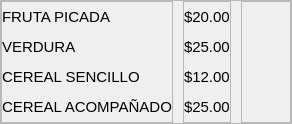
                       <widget class="QFrame" name="frame_42">
                        <property name="frameShape">
                         <enum>QFrame::StyledPanel</enum>
                        </property>
                        <property name="frameShadow">
                         <enum>QFrame::Raised</enum>
                        </property>
                        <layout class="QHBoxLayout" name="horizontalLayout_17">
                         <property name="spacing">
                          <number>10</number>
                         </property>
                         <property name="leftMargin">
                          <number>0</number>
                         </property>
                         <property name="topMargin">
                          <number>0</number>
                         </property>
                         <property name="rightMargin">
                          <number>0</number>
                         </property>
                         <property name="bottomMargin">
                          <number>0</number>
                         </property>
                         <item>
                          <widget class="QFrame" name="frame_43">
                           <property name="frameShape">
                            <enum>QFrame::StyledPanel</enum>
                           </property>
                           <property name="frameShadow">
                            <enum>QFrame::Raised</enum>
                           </property>
                           <layout class="QVBoxLayout" name="verticalLayout_36">
                            <property name="spacing">
                             <number>0</number>
                            </property>
                            <property name="leftMargin">
                             <number>0</number>
                            </property>
                            <property name="topMargin">
                             <number>0</number>
                            </property>
                            <property name="rightMargin">
                             <number>0</number>
                            </property>
                            <property name="bottomMargin">
                             <number>0</number>
                            </property>
                            <item>
                             <widget class="QLabel" name="label_106">
                              <property name="minimumSize">
                               <size>
                                <width>0</width>
                                <height>30</height>
                               </size>
                              </property>
                              <property name="maximumSize">
                               <size>
                                <width>16777215</width>
                                <height>30</height>
                               </size>
                              </property>
                              <property name="font">
                               <font>
                                <pointsize>11</pointsize>
                               </font>
                              </property>
                              <property name="text">
                               <string>FRUTA PICADA</string>
                              </property>
                             </widget>
                            </item>
                            <item>
                             <widget class="QLabel" name="label_107">
                              <property name="minimumSize">
                               <size>
                                <width>0</width>
                                <height>30</height>
                               </size>
                              </property>
                              <property name="maximumSize">
                               <size>
                                <width>16777215</width>
                                <height>30</height>
                               </size>
                              </property>
                              <property name="font">
                               <font>
                                <pointsize>11</pointsize>
                               </font>
                              </property>
                              <property name="text">
                               <string>VERDURA</string>
                              </property>
                             </widget>
                            </item>
                            <item>
                             <widget class="QLabel" name="label_108">
                              <property name="minimumSize">
                               <size>
                                <width>0</width>
                                <height>30</height>
                               </size>
                              </property>
                              <property name="maximumSize">
                               <size>
                                <width>16777215</width>
                                <height>30</height>
                               </size>
                              </property>
                              <property name="font">
                               <font>
                                <pointsize>11</pointsize>
                               </font>
                              </property>
                              <property name="text">
                               <string>CEREAL SENCILLO</string>
                              </property>
                             </widget>
                            </item>
                            <item>
                             <widget class="QLabel" name="label_109">
                              <property name="minimumSize">
                               <size>
                                <width>0</width>
                                <height>30</height>
                               </size>
                              </property>
                              <property name="maximumSize">
                               <size>
                                <width>16777215</width>
                                <height>30</height>
                               </size>
                              </property>
                              <property name="font">
                               <font>
                                <pointsize>11</pointsize>
                               </font>
                              </property>
                              <property name="text">
                               <string>CEREAL ACOMPAÑADO</string>
                              </property>
                             </widget>
                            </item>
                           </layout>
                          </widget>
                         </item>
                         <item>
                          <widget class="QFrame" name="frame_44">
                           <property name="frameShape">
                            <enum>QFrame::StyledPanel</enum>
                           </property>
                           <property name="frameShadow">
                            <enum>QFrame::Raised</enum>
                           </property>
                           <layout class="QVBoxLayout" name="verticalLayout_37">
                            <property name="spacing">
                             <number>0</number>
                            </property>
                            <property name="leftMargin">
                             <number>0</number>
                            </property>
                            <property name="topMargin">
                             <number>0</number>
                            </property>
                            <property name="rightMargin">
                             <number>0</number>
                            </property>
                            <property name="bottomMargin">
                             <number>0</number>
                            </property>
                            <item>
                             <widget class="QLabel" name="label_110">
                              <property name="minimumSize">
                               <size>
                                <width>0</width>
                                <height>30</height>
                               </size>
                              </property>
                              <property name="maximumSize">
                               <size>
                                <width>16777215</width>
                                <height>30</height>
                               </size>
                              </property>
                              <property name="font">
                               <font>
                                <pointsize>11</pointsize>
                               </font>
                              </property>
                              <property name="text">
                               <string>$20.00</string>
                              </property>
                             </widget>
                            </item>
                            <item>
                             <widget class="QLabel" name="label_111">
                              <property name="minimumSize">
                               <size>
                                <width>0</width>
                                <height>30</height>
                               </size>
                              </property>
                              <property name="maximumSize">
                               <size>
                                <width>16777215</width>
                                <height>30</height>
                               </size>
                              </property>
                              <property name="font">
                               <font>
                                <pointsize>11</pointsize>
                               </font>
                              </property>
                              <property name="text">
                               <string>$25.00</string>
                              </property>
                             </widget>
                            </item>
                            <item>
                             <widget class="QLabel" name="label_112">
                              <property name="minimumSize">
                               <size>
                                <width>0</width>
                                <height>30</height>
                               </size>
                              </property>
                              <property name="maximumSize">
                               <size>
                                <width>16777215</width>
                                <height>30</height>
                               </size>
                              </property>
                              <property name="font">
                               <font>
                                <pointsize>11</pointsize>
                               </font>
                              </property>
                              <property name="text">
                               <string>$12.00</string>
                              </property>
                             </widget>
                            </item>
                            <item>
                             <widget class="QLabel" name="label_113">
                              <property name="minimumSize">
                               <size>
                                <width>0</width>
                                <height>30</height>
                               </size>
                              </property>
                              <property name="maximumSize">
                               <size>
                                <width>16777215</width>
                                <height>30</height>
                               </size>
                              </property>
                              <property name="font">
                               <font>
                                <pointsize>11</pointsize>
                               </font>
                              </property>
                              <property name="text">
                               <string>$25.00</string>
                              </property>
                             </widget>
                            </item>
                           </layout>
                          </widget>
                         </item>
                         <item>
                          <widget class="QFrame" name="frame_45">
                           <property name="minimumSize">
                            <size>
                             <width>50</width>
                             <height>0</height>
                            </size>
                           </property>
                           <property name="maximumSize">
                            <size>
                             <width>50</width>
                             <height>16777215</height>
                            </size>
                           </property>
                           <property name="styleSheet">
                            <string notr="true">QPushButton{
border: transparent;
}

QPushButton:hover{
border-radius:15px;
border: rgb(183, 170, 135);
background-color: rgba(183, 170, 135, 90);
}</string>
                           </property>
                           <property name="frameShape">
                            <enum>QFrame::StyledPanel</enum>
                           </property>
                           <property name="frameShadow">
                            <enum>QFrame::Raised</enum>
                           </property>
                           <layout class="QVBoxLayout" name="verticalLayout_38">
                            <property name="spacing">
                             <number>0</number>
                            </property>
                            <property name="leftMargin">
                             <number>0</number>
                            </property>
                            <property name="topMargin">
                             <number>0</number>
                            </property>
                            <property name="rightMargin">
                             <number>0</number>
                            </property>
                            <property name="bottomMargin">
                             <number>0</number>
                            </property>
                            <item>
                             <widget class="QPushButton" name="fruta">
                              <property name="minimumSize">
                               <size>
                                <width>30</width>
                                <height>30</height>
                               </size>
                              </property>
                              <property name="maximumSize">
                               <size>
                                <width>30</width>
                                <height>30</height>
                               </size>
                              </property>
                              <property name="text">
                               <string/>
                              </property>
                              <property name="icon">
                               <iconset>
                                <normaloff>iconos/add_shopping_cart.png</normaloff>iconos/add_shopping_cart.png</iconset>
                              </property>
                              <property name="iconSize">
                               <size>
                                <width>20</width>
                                <height>20</height>
                               </size>
                              </property>
                             </widget>
                            </item>
                            <item>
                             <widget class="QPushButton" name="verdura">
                              <property name="minimumSize">
                               <size>
                                <width>30</width>
                                <height>30</height>
                               </size>
                              </property>
                              <property name="maximumSize">
                               <size>
                                <width>30</width>
                                <height>30</height>
                               </size>
                              </property>
                              <property name="text">
                               <string/>
                              </property>
                              <property name="icon">
                               <iconset>
                                <normaloff>iconos/add_shopping_cart.png</normaloff>iconos/add_shopping_cart.png</iconset>
                              </property>
                              <property name="iconSize">
                               <size>
                                <width>20</width>
                                <height>20</height>
                               </size>
                              </property>
                             </widget>
                            </item>
                            <item>
                             <widget class="QPushButton" name="cer_1">
                              <property name="minimumSize">
                               <size>
                                <width>30</width>
                                <height>30</height>
                               </size>
                              </property>
                              <property name="maximumSize">
                               <size>
                                <width>30</width>
                                <height>30</height>
                               </size>
                              </property>
                              <property name="text">
                               <string/>
                              </property>
                              <property name="icon">
                               <iconset>
                                <normaloff>iconos/add_shopping_cart.png</normaloff>iconos/add_shopping_cart.png</iconset>
                              </property>
                              <property name="iconSize">
                               <size>
                                <width>20</width>
                                <height>20</height>
                               </size>
                              </property>
                             </widget>
                            </item>
                            <item>
                             <widget class="QPushButton" name="cer_a">
                              <property name="minimumSize">
                               <size>
                                <width>30</width>
                                <height>30</height>
                               </size>
                              </property>
                              <property name="maximumSize">
                               <size>
                                <width>30</width>
                                <height>30</height>
                               </size>
                              </property>
                              <property name="text">
                               <string/>
                              </property>
                              <property name="icon">
                               <iconset>
                                <normaloff>iconos/add_shopping_cart.png</normaloff>iconos/add_shopping_cart.png</iconset>
                              </property>
                              <property name="iconSize">
                               <size>
                                <width>20</width>
                                <height>20</height>
                               </size>
                              </property>
                             </widget>
                            </item>
                           </layout>
                          </widget>
                         </item>
                        </layout>
                       </widget>
